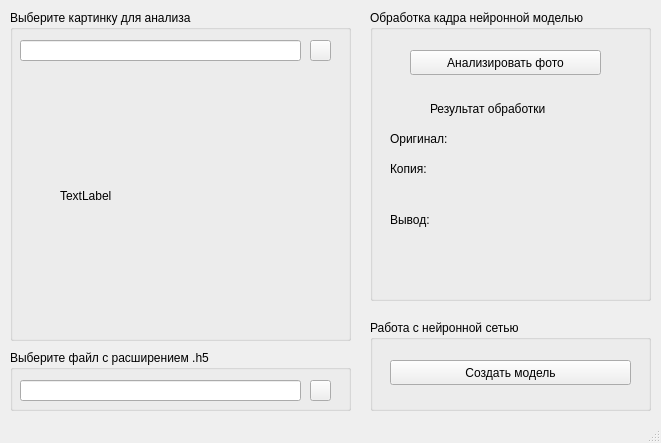
<?xml version="1.0" encoding="UTF-8"?>
<ui version="4.0">
 <class>main_window</class>
 <widget class="QMainWindow" name="main_window">
  <property name="geometry">
   <rect>
    <x>0</x>
    <y>0</y>
    <width>661</width>
    <height>443</height>
   </rect>
  </property>
  <property name="windowTitle">
   <string>MainWindow</string>
  </property>
  <property name="locale">
   <locale language="Russian" country="Russia"/>
  </property>
  <widget class="QWidget" name="centralwidget">
   <widget class="QGroupBox" name="groupBox_img">
    <property name="geometry">
     <rect>
      <x>10</x>
      <y>10</y>
      <width>341</width>
      <height>331</height>
     </rect>
    </property>
    <property name="title">
     <string>Выберите картинку для анализа</string>
    </property>
    <widget class="QPushButton" name="pushButton_select_img">
     <property name="geometry">
      <rect>
       <x>300</x>
       <y>30</y>
       <width>21</width>
       <height>21</height>
      </rect>
     </property>
     <property name="text">
      <string/>
     </property>
     <property name="icon">
      <iconset>
       <normaloff>../data/etc/file_manager.jpg</normaloff>../data/etc/file_manager.jpg</iconset>
     </property>
    </widget>
    <widget class="QLabel" name="label_img">
     <property name="geometry">
      <rect>
       <x>50</x>
       <y>70</y>
       <width>241</width>
       <height>231</height>
      </rect>
     </property>
     <property name="text">
      <string>TextLabel</string>
     </property>
    </widget>
    <widget class="QLineEdit" name="lineEdit_path_img">
     <property name="geometry">
      <rect>
       <x>10</x>
       <y>30</y>
       <width>281</width>
       <height>21</height>
      </rect>
     </property>
    </widget>
   </widget>
   <widget class="QGroupBox" name="groupBox_model">
    <property name="geometry">
     <rect>
      <x>10</x>
      <y>350</y>
      <width>341</width>
      <height>61</height>
     </rect>
    </property>
    <property name="title">
     <string>Выберите файл с расширением .h5</string>
    </property>
    <widget class="QLineEdit" name="lineEdit_path_model">
     <property name="geometry">
      <rect>
       <x>10</x>
       <y>30</y>
       <width>281</width>
       <height>21</height>
      </rect>
     </property>
    </widget>
    <widget class="QPushButton" name="pushButton_select_model">
     <property name="geometry">
      <rect>
       <x>300</x>
       <y>30</y>
       <width>21</width>
       <height>21</height>
      </rect>
     </property>
     <property name="text">
      <string/>
     </property>
     <property name="icon">
      <iconset>
       <normaloff>../data/etc/file_manager.jpg</normaloff>../data/etc/file_manager.jpg</iconset>
     </property>
    </widget>
   </widget>
   <widget class="QGroupBox" name="groupBox_analysis">
    <property name="geometry">
     <rect>
      <x>370</x>
      <y>10</y>
      <width>281</width>
      <height>291</height>
     </rect>
    </property>
    <property name="title">
     <string>Обработка кадра нейронной моделью</string>
    </property>
    <widget class="QPushButton" name="pushButton_analyze">
     <property name="geometry">
      <rect>
       <x>40</x>
       <y>40</y>
       <width>191</width>
       <height>25</height>
      </rect>
     </property>
     <property name="text">
      <string>Анализировать фото</string>
     </property>
    </widget>
    <widget class="QLabel" name="label_info_res">
     <property name="geometry">
      <rect>
       <x>60</x>
       <y>90</y>
       <width>151</width>
       <height>17</height>
      </rect>
     </property>
     <property name="text">
      <string>Результат обработки</string>
     </property>
    </widget>
    <widget class="QLabel" name="label_origin_res">
     <property name="geometry">
      <rect>
       <x>20</x>
       <y>120</y>
       <width>221</width>
       <height>17</height>
      </rect>
     </property>
     <property name="text">
      <string>Оригинал: </string>
     </property>
    </widget>
    <widget class="QLabel" name="label_spoof_res">
     <property name="geometry">
      <rect>
       <x>20</x>
       <y>150</y>
       <width>221</width>
       <height>17</height>
      </rect>
     </property>
     <property name="text">
      <string>Копия: </string>
     </property>
    </widget>
    <widget class="QLabel" name="label_result">
     <property name="geometry">
      <rect>
       <x>20</x>
       <y>200</y>
       <width>221</width>
       <height>61</height>
      </rect>
     </property>
     <property name="text">
      <string>&lt;html&gt;&lt;head/&gt;&lt;body&gt;&lt;p&gt;Вывод:&lt;/p&gt;&lt;p&gt;&lt;br/&gt;&lt;/p&gt;&lt;/body&gt;&lt;/html&gt;</string>
     </property>
    </widget>
   </widget>
   <widget class="QGroupBox" name="groupBox_ceate_model">
    <property name="geometry">
     <rect>
      <x>370</x>
      <y>320</y>
      <width>281</width>
      <height>91</height>
     </rect>
    </property>
    <property name="title">
     <string>Работа с нейронной сетью</string>
    </property>
    <widget class="QPushButton" name="pushButton_create_model">
     <property name="geometry">
      <rect>
       <x>20</x>
       <y>40</y>
       <width>241</width>
       <height>25</height>
      </rect>
     </property>
     <property name="text">
      <string>Создать модель</string>
     </property>
    </widget>
   </widget>
  </widget>
  <widget class="QStatusBar" name="statusbar"/>
 </widget>
 <resources/>
 <connections/>
</ui>
